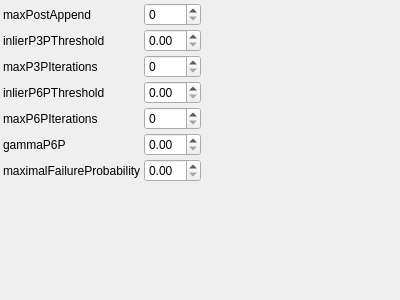
<?xml version="1.0" encoding="UTF-8"?>
<ui version="4.0">
 <class>PhotostationAppendParametersControlWidget</class>
 <widget class="QWidget" name="PhotostationAppendParametersControlWidget">
  <property name="geometry">
   <rect>
    <x>0</x>
    <y>0</y>
    <width>400</width>
    <height>300</height>
   </rect>
  </property>
  <property name="windowTitle">
   <string>PhotostationAppendParameters</string>
  </property>
   <layout class="QGridLayout" name="gridLayout">
    <property name="margin">
     <number>3</number>
    </property>
    <property name="spacing">
     <number>3</number>
    </property>
    <item row="0" column="0">
     <widget class="QLabel" name="label_0">
       <property name="text">
         <string>maxPostAppend</string>
       </property>
     </widget>
    </item>
    <item row="0" column="1">
     <widget class="QSpinBox" name="maxPostAppendSpinBox">
       <property name="toolTip">
         <string>Maximal post-append iterations</string>
       </property>
     </widget>
    </item>
    <item row="1" column="0">
     <widget class="QLabel" name="label_1">
       <property name="text">
         <string>inlierP3PThreshold</string>
       </property>
     </widget>
    </item>
    <item row="1" column="1">
     <widget class="QDoubleSpinBox" name="inlierP3PThresholdSpinBox">
       <property name="toolTip">
         <string>Inlier threshold for 3P->pose</string>
       </property>
     </widget>
    </item>
    <item row="2" column="0">
     <widget class="QLabel" name="label_2">
       <property name="text">
         <string>maxP3PIterations</string>
       </property>
     </widget>
    </item>
    <item row="2" column="1">
     <widget class="QSpinBox" name="maxP3PIterationsSpinBox">
       <property name="toolTip">
         <string>Maximal ransac iterations for 3P->pose</string>
       </property>
     </widget>
    </item>
    <item row="3" column="0">
     <widget class="QLabel" name="label_3">
       <property name="text">
         <string>inlierP6PThreshold</string>
       </property>
     </widget>
    </item>
    <item row="3" column="1">
     <widget class="QDoubleSpinBox" name="inlierP6PThresholdSpinBox">
       <property name="toolTip">
         <string>Inlier threshold for 6P->pose/3P->orientation</string>
       </property>
     </widget>
    </item>
    <item row="4" column="0">
     <widget class="QLabel" name="label_4">
       <property name="text">
         <string>maxP6PIterations</string>
       </property>
     </widget>
    </item>
    <item row="4" column="1">
     <widget class="QSpinBox" name="maxP6PIterationsSpinBox">
       <property name="toolTip">
         <string>Maximal ransac iterations for 6P->pose/3P->orientation</string>
       </property>
     </widget>
    </item>
    <item row="5" column="0">
     <widget class="QLabel" name="label_5">
       <property name="text">
         <string>gammaP6P</string>
       </property>
     </widget>
    </item>
    <item row="5" column="1">
     <widget class="QDoubleSpinBox" name="gammaP6PSpinBox">
       <property name="toolTip">
         <string>Target error probability for 6P->pose/3P->orientation</string>
       </property>
     </widget>
    </item>
    <item row="6" column="0">
     <widget class="QLabel" name="label_6">
       <property name="text">
         <string>maximalFailureProbability</string>
       </property>
     </widget>
    </item>
    <item row="6" column="1">
     <widget class="QDoubleSpinBox" name="maximalFailureProbabilitySpinBox">
       <property name="toolTip">
         <string>Maximal failure probability for hypothesis acceptance</string>
       </property>
     </widget>
    </item>
   <item row="7" column="0">
    <spacer name="verticalSpacer">
     <property name="orientation">
      <enum>Qt::Vertical</enum>
     </property>
     <property name="sizeHint" stdset="0">
      <size>
       <width>0</width>
       <height>0</height>
      </size>
     </property>
    </spacer>
   </item>
   <item row="7" column="2">
    <spacer name="horizontalSpacer">
     <property name="orientation">
      <enum>Qt::Horizontal</enum>
     </property>
     <property name="sizeHint" stdset="0">
      <size>
       <width>0</width>
       <height>0</height>
      </size>
     </property>
    </spacer>
   </item>
  </layout>
 </widget>
 <layoutdefault spacing="3" margin="3"/>
 <resources/>
 <connections>
  <connection>
   <sender>maxPostAppendSpinBox</sender>
   <signal>valueChanged(int)</signal>
   <receiver>PhotostationAppendParametersControlWidget</receiver>
   <slot>changeParameters()</slot>
  </connection>
  <connection>
   <sender>inlierP3PThresholdSpinBox</sender>
   <signal>valueChanged(double)</signal>
   <receiver>PhotostationAppendParametersControlWidget</receiver>
   <slot>changeParameters()</slot>
  </connection>
  <connection>
   <sender>maxP3PIterationsSpinBox</sender>
   <signal>valueChanged(int)</signal>
   <receiver>PhotostationAppendParametersControlWidget</receiver>
   <slot>changeParameters()</slot>
  </connection>
  <connection>
   <sender>inlierP6PThresholdSpinBox</sender>
   <signal>valueChanged(double)</signal>
   <receiver>PhotostationAppendParametersControlWidget</receiver>
   <slot>changeParameters()</slot>
  </connection>
  <connection>
   <sender>maxP6PIterationsSpinBox</sender>
   <signal>valueChanged(int)</signal>
   <receiver>PhotostationAppendParametersControlWidget</receiver>
   <slot>changeParameters()</slot>
  </connection>
  <connection>
   <sender>gammaP6PSpinBox</sender>
   <signal>valueChanged(double)</signal>
   <receiver>PhotostationAppendParametersControlWidget</receiver>
   <slot>changeParameters()</slot>
  </connection>
  <connection>
   <sender>maximalFailureProbabilitySpinBox</sender>
   <signal>valueChanged(double)</signal>
   <receiver>PhotostationAppendParametersControlWidget</receiver>
   <slot>changeParameters()</slot>
  </connection>
 </connections>
 <slots>
  <slot>changeParameters()</slot>
 </slots>
 <customwidgets>
 </customwidgets>
</ui>
